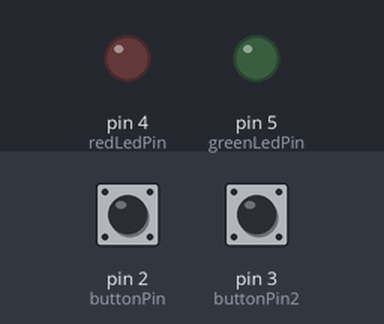
This sketch was run on a simulated Arduino Uno, built with avr-gcc and run on an emulated ATmega328P. On the bench: output pins drawn as LEDs (lit = HIGH). The test bench sets the inputs (shaded band); at power-on: pin 2 (buttonPin) HIGH, pin 3 (buttonPin2) HIGH.

Above: at 1.2 s.
1.3 s: pin 2 (buttonPin) pulled LOW for 0.15 s
At 2.0 s:
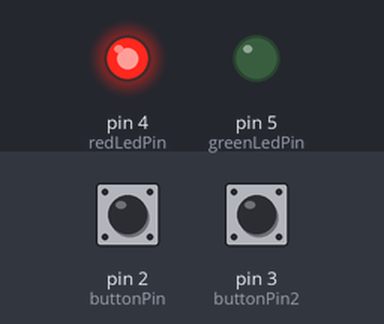
2.9 s: pin 3 (buttonPin2) pulled LOW for 0.15 s
At 3.2 s:
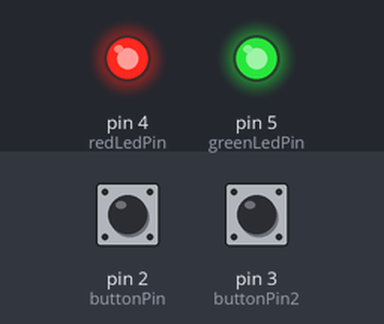
4.5 s: pin 2 (buttonPin) pulled LOW for 1 s
At 5.6 s:
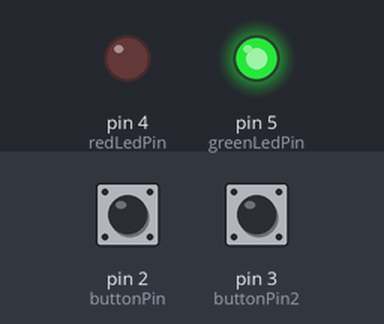
7.0 s: pin 2 (buttonPin) pulled LOW for 3.2 s
At 7.5 s:
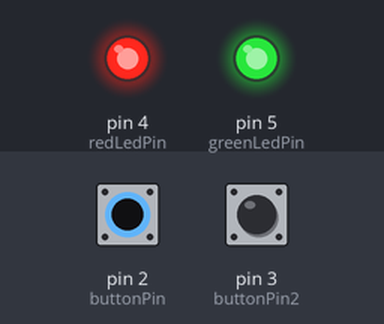
11.7 s: pin 3 (buttonPin2) pulled LOW for 1 s
At 12.3 s:
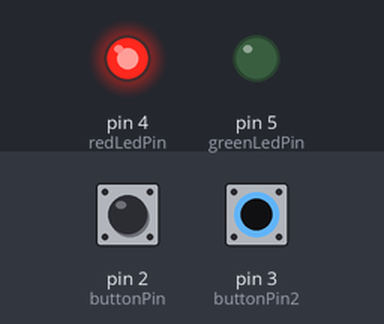
Timing chart, 0 to 14.7 s (numbered marks = the images above; inputs shaded):
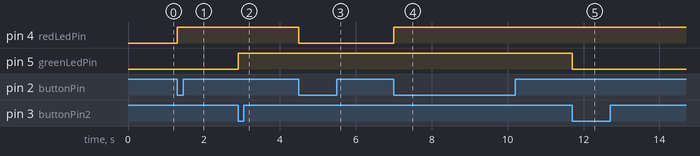

Measured:
- after the input at 1.3 s, pin 4 (redLedPin): LOW → HIGH at once
- after the input at 2.9 s, pin 5 (greenLedPin): LOW → HIGH at once
- after the input at 4.5 s, pin 4 (redLedPin): HIGH → LOW at once
- after the input at 7.0 s, pin 4 (redLedPin): LOW → HIGH at once
- after the input at 11.7 s, pin 5 (greenLedPin): HIGH → LOW at once

The sketch:

3.COMP-522-2leds-2sepbuttons.ino
```cpp
/*
Jaztin Tabunda
Warmup Project 2 - 2 LEDs and 2 Separate Buttons
COMP 522 - V. Bhatt
3-31-2023
*/

int buttonPin = 2; //pin number that takes input from button
int redLedPin = 4; //pin number that outputs to red led
int buttonPin2 = 3; //pin number that takes input from button2
int greenLedPin = 5; //pin number that outputs to green led

int toggleState; //checks to see if red light is on or off
int toggleState2; //checks to see if green light is on or off
int lastButtonState = 1; //since this is a pull up resistor, button goes from HIGH (1) to LOW (0)
int lastButtonState2 = 1; //since this is a pull up resistor, button2 goes from HIGH (1) to LOW (0)
long unsigned int lastPress; //this variable is going to keep track of the milliseconds since the last time the button was pressed
long unsigned int lastPress2; //this variable is going to keep track of the milliseconds since the last time button2 was pressed
volatile int buttonFlag; //this variable is to check if the button is pressed or not.
volatile int buttonFlag2; //this variable is to check if the button2 is pressed or not.

int debounceTime = 20; //this is to give the program rest time for input so it's stable

void setup()
{
  pinMode(redLedPin, OUTPUT); //sets up red led as output
  pinMode(greenLedPin, OUTPUT); //sets up green led as output
  pinMode(buttonPin, INPUT_PULLUP); //sets up button as input
  pinMode(buttonPin2, INPUT_PULLUP); //sets up button2 as input
  attachInterrupt(digitalPinToInterrupt(buttonPin), ISR_button_red, CHANGE); //this sets up the interrupt for the button so that it runs the ISR method when there is a change
  attachInterrupt(digitalPinToInterrupt(buttonPin2), ISR_button_green, CHANGE); //this sets up the interrupt for the button2 so that it runs the ISR method when there is a change
}

void loop()
{

  //this if statement is basically a delay without delaying the entire program
  //as long as the button press happens after a set amount of time (debounceTime) and the buttonFlag is equal to 1
  //the only time buttonFlag is equal to 1 is when there is a change interrupt on the button (i.e. when you press the button)
  if( ((millis() - lastPress) > debounceTime && buttonFlag))
  {

    lastPress = millis();

    //first button and red led
    //if you press button (since button is a pull up resistor, the change is from 1 to 0)
    if(digitalRead(buttonPin) == 0 && lastButtonState == 1)
    {
      toggleState =! toggleState; //toggleState controls the red led bulb from on to off and vice versa
      digitalWrite(redLedPin, toggleState);
      lastButtonState = 0; //the current button state turns into the last button state the next time it's looped
    }
    else if(digitalRead(buttonPin) == 1 && lastButtonState == 0)
    {
      lastButtonState = 1; //the current button state turns into the last button state the next time it's looped
    }
      buttonFlag = 0; //turns it to zero so it's not going to run the if statement again until the button is pressed again.
  }
  else if( ((millis() - lastPress2) > debounceTime && buttonFlag2))
  {
    lastPress2 = millis();

    //second button and green led
    if(digitalRead(buttonPin2) == 0 && lastButtonState2 == 1)
    {
      toggleState2 =! toggleState2; //toggleState controls the green led bulb from on to off and vice versa
      digitalWrite(greenLedPin, toggleState2);
      lastButtonState2 = 0; //the current button state turns into the last button2 state the next time it's looped
    }
    else if(digitalRead(buttonPin2) == 1 && lastButtonState2 == 0)
    {
      lastButtonState2 = 1; //the current button2 state turns into the last button2 state the next time it's looped
    }
      buttonFlag2 = 0; //turns it to zero so it's not going to run the if statement again until button2 is pressed again.
  }

}

void ISR_button_red()
{
  buttonFlag = 1; //if button is pressed, it allows the if statement in the main loop to be ran
}

void ISR_button_green()
{
  buttonFlag2 = 1; //if button2 is pressed, it allows the if statement in the main loop to be ran
}
```
